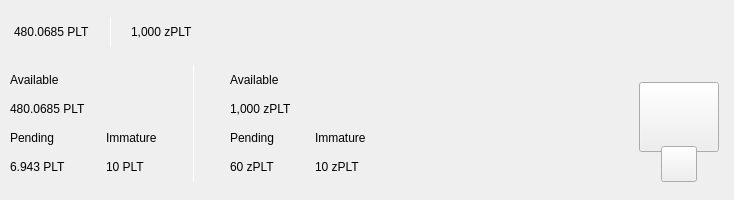
<?xml version="1.0" encoding="UTF-8"?>
<ui version="4.0">
 <class>TopBar</class>
 <widget class="QWidget" name="TopBar">
  <property name="geometry">
   <rect>
    <x>0</x>
    <y>0</y>
    <width>734</width>
    <height>200</height>
   </rect>
  </property>
  <property name="minimumSize">
   <size>
    <width>0</width>
    <height>200</height>
   </size>
  </property>
  <property name="maximumSize">
   <size>
    <width>16777215</width>
    <height>200</height>
   </size>
  </property>
  <property name="windowTitle">
   <string>Form</string>
  </property>
  <layout class="QVBoxLayout" name="verticalLayout_10" stretch="0">
   <property name="spacing">
    <number>0</number>
   </property>
   <property name="leftMargin">
    <number>0</number>
   </property>
   <property name="topMargin">
    <number>0</number>
   </property>
   <property name="rightMargin">
    <number>0</number>
   </property>
   <property name="bottomMargin">
    <number>0</number>
   </property>
   <item>
    <widget class="QWidget" name="containerTop" native="true">
     <layout class="QVBoxLayout" name="verticalLayout_11">
      <property name="spacing">
       <number>0</number>
      </property>
      <property name="leftMargin">
       <number>0</number>
      </property>
      <property name="topMargin">
       <number>0</number>
      </property>
      <property name="rightMargin">
       <number>0</number>
      </property>
      <property name="bottomMargin">
       <number>0</number>
      </property>
      <item>
       <widget class="QWidget" name="top_container_2" native="true">
        <property name="minimumSize">
         <size>
          <width>0</width>
          <height>65</height>
         </size>
        </property>
        <layout class="QHBoxLayout" name="top_container">
         <property name="spacing">
          <number>0</number>
         </property>
         <property name="leftMargin">
          <number>14</number>
         </property>
         <property name="topMargin">
          <number>0</number>
         </property>
         <property name="rightMargin">
          <number>14</number>
         </property>
         <property name="bottomMargin">
          <number>0</number>
         </property>
         <item alignment="Qt::AlignVCenter">
          <widget class="QWidget" name="widgetTopAmount" native="true">
           <property name="sizePolicy">
            <sizepolicy hsizetype="Preferred" vsizetype="Maximum">
             <horstretch>0</horstretch>
             <verstretch>0</verstretch>
            </sizepolicy>
           </property>
           <layout class="QHBoxLayout" name="horizontalLayout_5">
            <property name="spacing">
             <number>0</number>
            </property>
            <property name="leftMargin">
             <number>0</number>
            </property>
            <property name="topMargin">
             <number>0</number>
            </property>
            <property name="rightMargin">
             <number>0</number>
            </property>
            <property name="bottomMargin">
             <number>0</number>
            </property>
            <item alignment="Qt::AlignTop">
             <widget class="QLabel" name="labelAmountTopPlt">
              <property name="minimumSize">
               <size>
                <width>0</width>
                <height>36</height>
               </size>
              </property>
              <property name="styleSheet">
               <string notr="true">padding:0px;margin:0px;</string>
              </property>
              <property name="text">
               <string>480.0685 PLT</string>
              </property>
             </widget>
            </item>
            <item>
             <spacer name="horizontalSpacer_11">
              <property name="orientation">
               <enum>Qt::Horizontal</enum>
              </property>
              <property name="sizeType">
               <enum>QSizePolicy::Fixed</enum>
              </property>
              <property name="sizeHint" stdset="0">
               <size>
                <width>20</width>
                <height>20</height>
               </size>
              </property>
             </spacer>
            </item>
            <item alignment="Qt::AlignVCenter">
             <widget class="QLabel" name="label_16">
              <property name="minimumSize">
               <size>
                <width>1</width>
                <height>30</height>
               </size>
              </property>
              <property name="maximumSize">
               <size>
                <width>1</width>
                <height>30</height>
               </size>
              </property>
              <property name="styleSheet">
               <string notr="true">background-color:white;
padding:0px;
border:none;</string>
              </property>
              <property name="text">
               <string/>
              </property>
             </widget>
            </item>
            <item>
             <spacer name="horizontalSpacer_12">
              <property name="orientation">
               <enum>Qt::Horizontal</enum>
              </property>
              <property name="sizeType">
               <enum>QSizePolicy::Fixed</enum>
              </property>
              <property name="sizeHint" stdset="0">
               <size>
                <width>20</width>
                <height>20</height>
               </size>
              </property>
             </spacer>
            </item>
            <item alignment="Qt::AlignTop">
             <widget class="QLabel" name="labelAmountTopzPlt">
              <property name="minimumSize">
               <size>
                <width>0</width>
                <height>36</height>
               </size>
              </property>
              <property name="text">
               <string>1,000 zPLT</string>
              </property>
             </widget>
            </item>
           </layout>
          </widget>
         </item>
         <item>
          <spacer name="horizontalSpacer">
           <property name="orientation">
            <enum>Qt::Horizontal</enum>
           </property>
           <property name="sizeHint" stdset="0">
            <size>
             <width>40</width>
             <height>20</height>
            </size>
           </property>
          </spacer>
         </item>
         <item>
          <layout class="QHBoxLayout" name="horizontalLayout_4">
           <property name="spacing">
            <number>12</number>
           </property>
           <property name="rightMargin">
            <number>0</number>
           </property>
           <item alignment="Qt::AlignRight">
            <widget class="QWidget" name="layoutSync" native="true">
             <property name="minimumSize">
              <size>
               <width>0</width>
               <height>36</height>
              </size>
             </property>
             <property name="maximumSize">
              <size>
               <width>16777215</width>
               <height>36</height>
              </size>
             </property>
             <layout class="QVBoxLayout" name="verticalLayout_9">
              <property name="leftMargin">
               <number>0</number>
              </property>
              <property name="topMargin">
               <number>0</number>
              </property>
              <property name="rightMargin">
               <number>0</number>
              </property>
              <property name="bottomMargin">
               <number>0</number>
              </property>
              <item>
               <widget class="ExpandableButton" name="pushButtonSync" native="true">
                <property name="minimumSize">
                 <size>
                  <width>36</width>
                  <height>36</height>
                 </size>
                </property>
                <property name="maximumSize">
                 <size>
                  <width>16777215</width>
                  <height>36</height>
                 </size>
                </property>
               </widget>
              </item>
             </layout>
            </widget>
           </item>
           <item>
            <widget class="ExpandableButton" name="pushButtonMint" native="true">
             <property name="minimumSize">
              <size>
               <width>36</width>
               <height>36</height>
              </size>
             </property>
            </widget>
           </item>
           <item>
            <widget class="ExpandableButton" name="pushButtonStack" native="true">
             <property name="minimumSize">
              <size>
               <width>36</width>
               <height>36</height>
              </size>
             </property>
            </widget>
           </item>
           <item>
            <widget class="ExpandableButton" name="pushButtonColdStaking" native="true">
             <property name="minimumSize">
              <size>
               <width>36</width>
               <height>36</height>
              </size>
             </property>
            </widget>
           </item>
           <item>
            <widget class="ExpandableButton" name="pushButtonConnection" native="true">
             <property name="minimumSize">
              <size>
               <width>36</width>
               <height>36</height>
              </size>
             </property>
            </widget>
           </item>
           <item>
            <widget class="ExpandableButton" name="pushButtonLock" native="true">
             <property name="sizePolicy">
              <sizepolicy hsizetype="Expanding" vsizetype="Expanding">
               <horstretch>0</horstretch>
               <verstretch>0</verstretch>
              </sizepolicy>
             </property>
             <property name="minimumSize">
              <size>
               <width>36</width>
               <height>0</height>
              </size>
             </property>
            </widget>
           </item>
           <item>
            <widget class="ExpandableButton" name="pushButtonTheme" native="true">
             <property name="minimumSize">
              <size>
               <width>36</width>
               <height>36</height>
              </size>
             </property>
             <property name="maximumSize">
              <size>
               <width>16777215</width>
               <height>36</height>
              </size>
             </property>
            </widget>
           </item>
           <item>
            <widget class="ExpandableButton" name="pushButtonFAQ" native="true">
             <property name="minimumSize">
              <size>
               <width>36</width>
               <height>36</height>
              </size>
             </property>
            </widget>
           </item>
          </layout>
         </item>
        </layout>
       </widget>
      </item>
      <item>
       <widget class="QWidget" name="bottom_container" native="true">
        <property name="minimumSize">
         <size>
          <width>0</width>
          <height>135</height>
         </size>
        </property>
        <layout class="QHBoxLayout" name="botton_container">
         <property name="leftMargin">
          <number>10</number>
         </property>
         <property name="topMargin">
          <number>0</number>
         </property>
         <property name="rightMargin">
          <number>10</number>
         </property>
         <property name="bottomMargin">
          <number>10</number>
         </property>
         <item>
          <layout class="QHBoxLayout" name="horizontalLayout_3">
           <property name="bottomMargin">
            <number>9</number>
           </property>
           <item>
            <layout class="QVBoxLayout" name="verticalLayout_7">
             <property name="spacing">
              <number>0</number>
             </property>
             <property name="leftMargin">
              <number>0</number>
             </property>
             <property name="rightMargin">
              <number>30</number>
             </property>
             <item>
              <layout class="QVBoxLayout" name="verticalLayout_2">
               <item>
                <widget class="QLabel" name="labelTitle1">
                 <property name="text">
                  <string>Available</string>
                 </property>
                </widget>
               </item>
               <item>
                <widget class="QLabel" name="labelAmountPlt">
                 <property name="text">
                  <string>480.0685 PLT</string>
                 </property>
                </widget>
               </item>
              </layout>
             </item>
             <item>
              <layout class="QHBoxLayout" name="horizontalLayout_2">
               <property name="spacing">
                <number>0</number>
               </property>
               <item>
                <layout class="QVBoxLayout" name="verticalLayout_3">
                 <item>
                  <widget class="QLabel" name="labelTitle3">
                   <property name="text">
                    <string>Pending</string>
                   </property>
                  </widget>
                 </item>
                 <item>
                  <widget class="QLabel" name="labelPendingPlt">
                   <property name="text">
                    <string>6.943 PLT</string>
                   </property>
                  </widget>
                 </item>
                </layout>
               </item>
               <item>
                <spacer name="horizontalSpacer_3">
                 <property name="orientation">
                  <enum>Qt::Horizontal</enum>
                 </property>
                 <property name="sizeType">
                  <enum>QSizePolicy::Fixed</enum>
                 </property>
                 <property name="sizeHint" stdset="0">
                  <size>
                   <width>40</width>
                   <height>20</height>
                  </size>
                 </property>
                </spacer>
               </item>
               <item>
                <layout class="QVBoxLayout" name="verticalLayout_4">
                 <item>
                  <widget class="QLabel" name="labelTitle4">
                   <property name="text">
                    <string>Immature</string>
                   </property>
                  </widget>
                 </item>
                 <item>
                  <widget class="QLabel" name="labelImmaturePlt">
                   <property name="text">
                    <string>10 PLT</string>
                   </property>
                  </widget>
                 </item>
                </layout>
               </item>
              </layout>
             </item>
            </layout>
           </item>
           <item>
            <widget class="QLabel" name="label_9">
             <property name="minimumSize">
              <size>
               <width>1</width>
               <height>100</height>
              </size>
             </property>
             <property name="maximumSize">
              <size>
               <width>1</width>
               <height>16777215</height>
              </size>
             </property>
             <property name="styleSheet">
              <string notr="true">background-color:white;
padding:0px;
border:none;</string>
             </property>
             <property name="text">
              <string/>
             </property>
            </widget>
           </item>
           <item>
            <layout class="QVBoxLayout" name="verticalLayout_8">
             <property name="spacing">
              <number>0</number>
             </property>
             <property name="leftMargin">
              <number>30</number>
             </property>
             <item>
              <layout class="QVBoxLayout" name="verticalLayout">
               <item>
                <widget class="QLabel" name="labelTitle2">
                 <property name="text">
                  <string>Available</string>
                 </property>
                </widget>
               </item>
               <item>
                <widget class="QLabel" name="labelAmountzPlt">
                 <property name="text">
                  <string>1,000 zPLT</string>
                 </property>
                </widget>
               </item>
              </layout>
             </item>
             <item>
              <layout class="QHBoxLayout" name="horizontalLayout">
               <property name="spacing">
                <number>0</number>
               </property>
               <item>
                <layout class="QVBoxLayout" name="verticalLayout_5">
                 <item>
                  <widget class="QLabel" name="labelTitle5">
                   <property name="text">
                    <string>Pending</string>
                   </property>
                  </widget>
                 </item>
                 <item>
                  <widget class="QLabel" name="labelPendingzPlt">
                   <property name="text">
                    <string>60 zPLT</string>
                   </property>
                  </widget>
                 </item>
                </layout>
               </item>
               <item>
                <spacer name="horizontalSpacer_4">
                 <property name="orientation">
                  <enum>Qt::Horizontal</enum>
                 </property>
                 <property name="sizeType">
                  <enum>QSizePolicy::Fixed</enum>
                 </property>
                 <property name="sizeHint" stdset="0">
                  <size>
                   <width>40</width>
                   <height>20</height>
                  </size>
                 </property>
                </spacer>
               </item>
               <item>
                <layout class="QVBoxLayout" name="verticalLayout_6">
                 <item>
                  <widget class="QLabel" name="labelTitle6">
                   <property name="text">
                    <string>Immature</string>
                   </property>
                  </widget>
                 </item>
                 <item>
                  <widget class="QLabel" name="labelImmaturezPlt">
                   <property name="text">
                    <string>10 zPLT</string>
                   </property>
                  </widget>
                 </item>
                </layout>
               </item>
              </layout>
             </item>
            </layout>
           </item>
          </layout>
         </item>
         <item>
          <spacer name="horizontalSpacer_2">
           <property name="orientation">
            <enum>Qt::Horizontal</enum>
           </property>
           <property name="sizeHint" stdset="0">
            <size>
             <width>40</width>
             <height>20</height>
            </size>
           </property>
          </spacer>
         </item>
         <item alignment="Qt::AlignHCenter|Qt::AlignVCenter">
          <widget class="QWidget" name="qrContainer" native="true">
           <property name="sizePolicy">
            <sizepolicy hsizetype="Preferred" vsizetype="Minimum">
             <horstretch>0</horstretch>
             <verstretch>0</verstretch>
            </sizepolicy>
           </property>
           <property name="minimumSize">
            <size>
             <width>90</width>
             <height>110</height>
            </size>
           </property>
           <property name="maximumSize">
            <size>
             <width>90</width>
             <height>110</height>
            </size>
           </property>
           <layout class="QVBoxLayout" name="containerQR">
            <property name="spacing">
             <number>0</number>
            </property>
            <property name="leftMargin">
             <number>5</number>
            </property>
            <property name="topMargin">
             <number>10</number>
            </property>
            <property name="rightMargin">
             <number>5</number>
            </property>
            <property name="bottomMargin">
             <number>0</number>
            </property>
            <item>
             <widget class="QPushButton" name="btnQr">
              <property name="minimumSize">
               <size>
                <width>70</width>
                <height>70</height>
               </size>
              </property>
              <property name="maximumSize">
               <size>
                <width>16777215</width>
                <height>70</height>
               </size>
              </property>
              <property name="text">
               <string/>
              </property>
              <property name="iconSize">
               <size>
                <width>70</width>
                <height>70</height>
               </size>
              </property>
             </widget>
            </item>
            <item>
             <spacer name="verticalSpacer">
              <property name="orientation">
               <enum>Qt::Vertical</enum>
              </property>
              <property name="sizeType">
               <enum>QSizePolicy::Fixed</enum>
              </property>
              <property name="sizeHint" stdset="0">
               <size>
                <width>20</width>
                <height>20</height>
               </size>
              </property>
             </spacer>
            </item>
            <item alignment="Qt::AlignHCenter|Qt::AlignBottom">
             <widget class="QPushButton" name="pushButtonQR">
              <property name="minimumSize">
               <size>
                <width>36</width>
                <height>36</height>
               </size>
              </property>
              <property name="maximumSize">
               <size>
                <width>36</width>
                <height>36</height>
               </size>
              </property>
              <property name="text">
               <string/>
              </property>
             </widget>
            </item>
           </layout>
          </widget>
         </item>
        </layout>
       </widget>
      </item>
     </layout>
    </widget>
   </item>
  </layout>
 </widget>
 <customwidgets>
  <customwidget>
   <class>ExpandableButton</class>
   <extends>QWidget</extends>
   <header>qt/plutus/expandablebutton.h</header>
   <container>1</container>
  </customwidget>
 </customwidgets>
 <resources/>
 <connections/>
</ui>
